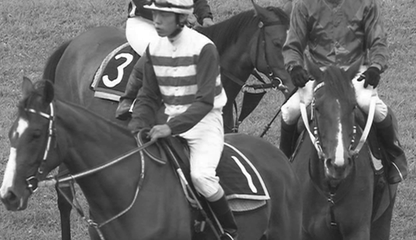
#> input picture code/RaceHorses_416x240_frame001.png, 416 x 240 px; the run also reads 1 picture not shown here
$ python verify_results.py
#> lines starting #> are read from the running program, lines starting #| are printed output that depends on the picture
### code/jpeg_support.py
"""Code cho sẵn trong đề: mã hóa và giải mã mô phỏng JPEG ảnh xám.
Sinh viên tự viết split_blocks, dct_blocks và quantize trong bài làm.
"""
from collections import Counter
import heapq
import numpy as np
import cv2

# Tọa độ zigzag dùng chung cho mã hóa và giải mã.
ZIGZAG = []
for diagonal in range(15):
    positions = [(row, diagonal-row) for row in range(8) if 0 <= diagonal-row < 8]
    ZIGZAG.extend(positions[::-1] if diagonal % 2 == 0 else positions)
EOB = "EOB"


def zigzag(block):
    return [int(block[row, col]) for row, col in ZIGZAG]


def inverse_zigzag(values):
    if len(values) != 64:
        raise ValueError("Một khối phải có 64 hệ số.")
    block = np.zeros((8, 8), dtype=np.int32)
    for (row, col), value in zip(ZIGZAG, values):
        block[row, col] = value
    return block


def rle_encode(values):
    tokens, run = [], 0
    for value in values:
        if value == 0:
            run += 1
        else:
            tokens.append((run, int(value)))
            run = 0
    return tokens + [EOB]


def rle_decode(tokens):
    values = []
    for token in tokens:
        if token == EOB:
            return values + [0] * (64 - len(values))
        run, value = token
        if run < 0 or value == 0 or len(values) + run + 1 > 64:
            raise ValueError("Token RLE không hợp lệ.")
        values.extend([0] * run)
        values.append(value)
    raise ValueError("Thiếu EOB.")


def build_huffman_table(tokens):
    # Số thứ tự giúp heap không phải so sánh các loại token với nhau.
    heap = [(count, order, token)
            for order, (token, count) in enumerate(Counter(tokens).items())]
    heapq.heapify(heap)
    order = len(heap)
    while len(heap) > 1:
        count_a, _, left = heapq.heappop(heap)
        count_b, _, right = heapq.heappop(heap)
        heapq.heappush(heap, (count_a + count_b, order, [left, right]))
        order += 1
    table = {}

    def visit(node, prefix):
        if isinstance(node, list):
            visit(node[0], prefix + "0")
            visit(node[1], prefix + "1")
        else:
            table[node] = prefix or "0"

    visit(heap[0][2], "")
    return table


def huffman_encode(tokens, table):
    return "".join(table[token] for token in tokens)


def huffman_decode(bits, table):
    reverse_table = {bits: token for token, bits in table.items()}
    tokens, prefix = [], ""
    for bit in bits:
        prefix += bit
        if prefix in reverse_table:
            tokens.append(reverse_table[prefix])
            prefix = ""
    if prefix:
        raise ValueError("Chuỗi bit kết thúc giữa một mã Huffman.")
    return tokens


def encode(quantized):
    """Các khối nguyên (N, 8, 8) -> chuỗi bit và bảng Huffman."""
    tokens = [t for block in quantized for t in rle_encode(zigzag(block))]
    codes = build_huffman_table(tokens)
    return huffman_encode(tokens, codes), codes


def decode_quantized(bits, codes, padded_shape):
    """Giải mã để lấy lại chính xác các hệ số nguyên đã lượng tử hóa."""
    tokens = huffman_decode(bits, codes)
    blocks, current = [], []
    for token in tokens:
        current.append(token)
        if token == EOB:
            values = rle_decode(current)
            blocks.append(inverse_zigzag(values))
            current = []
    expected = (padded_shape[0] // 8) * (padded_shape[1] // 8)
    if current or len(blocks) != expected:
        raise ValueError("Số khối giải mã không hợp lệ.")
    return np.array(blocks, dtype=np.int32)


def decode(bits, codes, Q, original_shape, padded_shape):
    """Giải mã, giải lượng tử, IDCT, ghép khối và cắt phần đệm."""
    quantized = decode_quantized(bits, codes, padded_shape)
    blocks = [cv2.idct(b.astype(np.float32) * Q) + 128.0 for b in quantized]
    padded = np.empty(padded_shape, dtype=np.float32)
    index = 0
    for y in range(0, padded_shape[0], 8):
        for x in range(0, padded_shape[1], 8):
            padded[y:y+8, x:x+8] = blocks[index]
            index += 1
    height, width = original_shape
    restored = padded[:height, :width]
    return np.clip(np.rint(restored), 0, 255).astype(np.uint8)

### code/cau1_chia_khoi.py
"""Câu 1: chia ảnh xám thành các khối 8 x 8, đệm bằng giá trị biên."""
from pathlib import Path
import argparse

import cv2
import matplotlib.pyplot as plt
import numpy as np


def split_blocks(image):
    """Trả về blocks (N, 8, 8), original_shape, padded_shape theo thứ tự hàng."""
    image = np.asarray(image)
    if image.ndim != 2 or image.size == 0:
        raise ValueError("Ảnh phải là ma trận xám hai chiều, không rỗng.")
    height, width = image.shape
    padded = np.pad(image, ((0, (-height) % 8), (0, (-width) % 8)), mode="edge")
    ph, pw = padded.shape
    blocks = padded.reshape(ph // 8, 8, pw // 8, 8).transpose(0, 2, 1, 3)
    return blocks.reshape(-1, 8, 8).copy(), (height, width), (ph, pw)


def read_image(path):
    """Đọc được cả đường dẫn chứa ký tự tiếng Việt trên Windows."""
    path = Path(path)
    if not path.is_file():
        raise FileNotFoundError(f"Không tìm thấy ảnh: {path}. Hãy truyền đường dẫn ảnh vào lệnh chạy.")
    image = cv2.imdecode(np.fromfile(path, dtype=np.uint8), cv2.IMREAD_GRAYSCALE)
    if image is None:
        raise ValueError(f"Không đọc được ảnh: {path}")
    return image


# [47 lines left out: functions arguments, draw_grid, main, not called in this run]


# [2 lines that do not run on import are left out]

### code/cau2_dct.py
"""Câu 2: dịch mức -128 và biến đổi DCT cho từng khối 8 x 8."""
import cv2
import matplotlib.pyplot as plt
import numpy as np

from cau1_chia_khoi import arguments, read_image, split_blocks


def dct_blocks(blocks):
    """Trả về hệ số float32 (N, 8, 8); mỗi khối được trừ 128 trước DCT."""
    blocks = np.asarray(blocks)
    if blocks.ndim != 3 or blocks.shape[1:] != (8, 8) or len(blocks) == 0:
        raise ValueError("blocks phải có kích thước (N, 8, 8), N > 0.")
    coefficients = np.empty(blocks.shape, dtype=np.float32)
    for index, block in enumerate(blocks):
        coefficients[index] = cv2.dct(block.astype(np.float32) - 128.0)
    return coefficients


# [28 lines left out: function main, not called in this run]


# [2 lines that do not run on import are left out]

### code/cau3_luong_tu_hoa.py
"""Câu 3: lượng tử hóa và thử nén, giải mã ở ba mức 0.5, 1.0, 3.0."""
import csv

import cv2
import matplotlib.pyplot as plt
import numpy as np

from cau1_chia_khoi import arguments, read_image, split_blocks
from cau2_dct import dct_blocks
from jpeg_support import encode, decode


def quantize(coefficients, quant_scale):
    """Tạo Q theo đề, trả về hệ số nguyên và bảng Q float32."""
    if not np.isscalar(quant_scale) or not np.isfinite(quant_scale) or quant_scale <= 0:
        raise ValueError("quant_scale phải là số hữu hạn > 0.")
    coefficients = np.asarray(coefficients)
    if coefficients.ndim != 3 or coefficients.shape[1:] != (8, 8) or len(coefficients) == 0:
        raise ValueError("coefficients phải có kích thước (N, 8, 8), N > 0.")
    u, v = np.indices((8, 8))
    Q0 = 8 + 4 * (u + v)
    Q = np.maximum(1, np.rint(Q0 * quant_scale)).astype(np.float32)
    quantized = np.rint(coefficients / Q).astype(np.int32)
    return quantized, Q


# [70 lines left out: functions save_image, run_experiment, main, not called in this run]


# [2 lines that do not run on import are left out]

### verify_results.py
"""Kiểm tra ghép khối, DCT và mã hóa/giải mã với dữ liệu thực tế."""
from pathlib import Path
import json
import sys

import cv2
import numpy as np

ROOT = Path(__file__).resolve().parent
sys.path.insert(0, str(ROOT / 'code'))
from cau1_chia_khoi import read_image, split_blocks
from cau2_dct import dct_blocks
from cau3_luong_tu_hoa import quantize
from jpeg_support import encode, decode, decode_quantized

image = read_image(ROOT / 'code/RaceHorses_416x240_frame001.png')
#> in read_image, image is the input picture: shape (240, 416); min 21, max 255, mean 105.7
checks = []
for name, source in [('anh_day_du', image), ('anh_cat_13x19', image[:13, :19])]:
    blocks, original, padded = split_blocks(source)
#> original = (240, 416); padded = (240, 416)
    rebuilt = blocks.reshape(padded[0]//8, padded[1]//8, 8, 8).transpose(0, 2, 1, 3).reshape(padded)
    expected = np.pad(source, ((0, padded[0]-original[0]), (0, padded[1]-original[1])), mode='edge')
    assert np.array_equal(rebuilt, expected), 'Sai thứ tự khối hoặc giá trị đệm'
    coeff = dct_blocks(blocks)
    restored_blocks = np.array([cv2.idct(c) + 128 for c in coeff])
    max_error = float(np.max(np.abs(restored_blocks - blocks)))
#> max_error = 4.58e-05
    assert max_error < 0.001
    for scale in [0.5, 1.0, 3.0]:
        quantized, Q = quantize(coeff, scale)
        bits, codes = encode(quantized)
#> the loop in rle_encode, `for value in values:` made 64 passes
#> (value, run) on passes 1, 4, 5, 6, 7, 8, 9, 10, 11, 12, 13, 14: (50, 0), (-1, 0), (-3, 0), (1, 0), (1, 0), (0, 1), (0, 2), (-2, 0), (-1, 0), (-1, 0), (0, 1), (0, 2)
#> run on passes 2, 3, 61, 62, 63, 64: 0, 0, 15, 16, 17, 18
#> after the loop in rle_encode, `for value in values:`: tokens = [(0, 50), (0, 1), (0, 2), (0, -1), (0, -3), (0, 1), (0, 1), (2, -2), (0, -1), (0, -1), (3, -1), (0, 1), (2, -1), (2, 1), (0, -1), (3, -1), (5, 1), (3, 1), (7, 1)]
#> the loop in rle_encode (call 2), `for value in values:` made 64 passes
        assert np.array_equal(quantized, decode_quantized(bits, codes, padded))
        restored = decode(bits, codes, Q, original, padded)
#> the loop in decode_quantized (call 2), `for token in tokens:` made 30702 passes
#> after the loop in decode, `for y in range(0, padded_shape[0], 8):`:
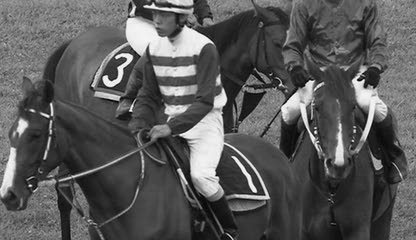
#> padded: shape (240, 416) float32; min 18.43, max 266.8, mean 105.7; drawn with min black and max white
        assert restored.shape == source.shape and restored.dtype == np.uint8
#> (the run stopped early here; a loop or call above may not have finished)
